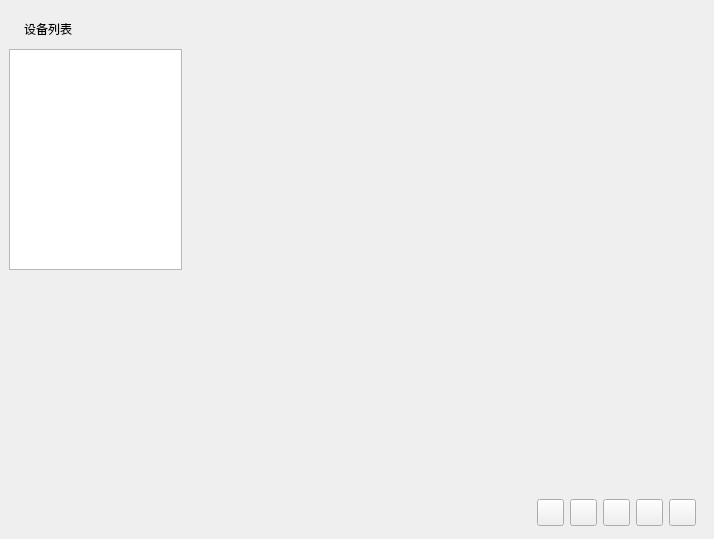
<?xml version="1.0" encoding="UTF-8"?>
<ui version="4.0">
 <class>playWidget</class>
 <widget class="QWidget" name="playWidget">
  <property name="geometry">
   <rect>
    <x>0</x>
    <y>0</y>
    <width>714</width>
    <height>539</height>
   </rect>
  </property>
  <property name="windowTitle">
   <string>Form</string>
  </property>
  <layout class="QHBoxLayout" name="horizontalLayout">
   <property name="spacing">
    <number>0</number>
   </property>
   <property name="leftMargin">
    <number>0</number>
   </property>
   <property name="topMargin">
    <number>0</number>
   </property>
   <property name="rightMargin">
    <number>0</number>
   </property>
   <property name="bottomMargin">
    <number>0</number>
   </property>
   <item>
    <widget class="QWidget" name="widget" native="true">
     <layout class="QHBoxLayout" name="horizontalLayout_2" stretch="1,3">
      <item>
       <widget class="QWidget" name="leftWidget" native="true">
        <layout class="QVBoxLayout" name="verticalLayout_2">
         <property name="spacing">
          <number>0</number>
         </property>
         <property name="leftMargin">
          <number>0</number>
         </property>
         <property name="topMargin">
          <number>0</number>
         </property>
         <property name="rightMargin">
          <number>0</number>
         </property>
         <property name="bottomMargin">
          <number>0</number>
         </property>
         <item>
          <widget class="QWidget" name="devicelistWgt" native="true">
           <property name="minimumSize">
            <size>
             <width>0</width>
             <height>0</height>
            </size>
           </property>
           <layout class="QVBoxLayout" name="verticalLayout_3">
            <property name="spacing">
             <number>0</number>
            </property>
            <property name="leftMargin">
             <number>0</number>
            </property>
            <property name="topMargin">
             <number>0</number>
            </property>
            <property name="rightMargin">
             <number>0</number>
            </property>
            <property name="bottomMargin">
             <number>0</number>
            </property>
            <item>
             <layout class="QHBoxLayout" name="horizontalLayout_4">
              <property name="spacing">
               <number>0</number>
              </property>
              <item>
               <spacer name="horizontalSpacer_2">
                <property name="orientation">
                 <enum>Qt::Horizontal</enum>
                </property>
                <property name="sizeType">
                 <enum>QSizePolicy::Maximum</enum>
                </property>
                <property name="sizeHint" stdset="0">
                 <size>
                  <width>15</width>
                  <height>20</height>
                 </size>
                </property>
               </spacer>
              </item>
              <item>
               <widget class="QLabel" name="label">
                <property name="minimumSize">
                 <size>
                  <width>0</width>
                  <height>40</height>
                 </size>
                </property>
                <property name="styleSheet">
                 <string notr="true">#label{
   font:14px &quot;微软雅黑&quot;;
}</string>
                </property>
                <property name="text">
                 <string>设备列表</string>
                </property>
               </widget>
              </item>
             </layout>
            </item>
            <item>
             <widget class="QListWidget" name="listWidget"/>
            </item>
           </layout>
          </widget>
         </item>
         <item>
          <spacer name="verticalSpacer">
           <property name="orientation">
            <enum>Qt::Vertical</enum>
           </property>
           <property name="sizeHint" stdset="0">
            <size>
             <width>20</width>
             <height>257</height>
            </size>
           </property>
          </spacer>
         </item>
        </layout>
       </widget>
      </item>
      <item>
       <widget class="QWidget" name="rightWidget" native="true">
        <layout class="QVBoxLayout" name="verticalLayout">
         <property name="spacing">
          <number>0</number>
         </property>
         <property name="leftMargin">
          <number>0</number>
         </property>
         <property name="topMargin">
          <number>0</number>
         </property>
         <property name="rightMargin">
          <number>0</number>
         </property>
         <property name="bottomMargin">
          <number>0</number>
         </property>
         <item>
          <widget class="QWidget" name="gidWidget" native="true">
           <layout class="QGridLayout" name="gridLayout">
            <item row="0" column="0">
             <widget class="QStackedWidget" name="stackedWidget1">
              <widget class="QWidget" name="normalPage1"/>
              <widget class="QWidget" name="playPage1"/>
             </widget>
            </item>
            <item row="0" column="1">
             <widget class="QStackedWidget" name="stackedWidget2">
              <widget class="QWidget" name="normalPage2"/>
              <widget class="QWidget" name="playPage2"/>
             </widget>
            </item>
            <item row="1" column="0">
             <widget class="QStackedWidget" name="stackedWidget3">
              <widget class="QWidget" name="normalPage3"/>
              <widget class="QWidget" name="playPage3"/>
             </widget>
            </item>
            <item row="1" column="1">
             <widget class="QStackedWidget" name="stackedWidget4">
              <widget class="QWidget" name="normalPage4"/>
              <widget class="QWidget" name="playPage4"/>
             </widget>
            </item>
           </layout>
          </widget>
         </item>
         <item>
          <widget class="QWidget" name="bottomWidget" native="true">
           <property name="minimumSize">
            <size>
             <width>0</width>
             <height>40</height>
            </size>
           </property>
           <property name="maximumSize">
            <size>
             <width>16777215</width>
             <height>40</height>
            </size>
           </property>
           <layout class="QHBoxLayout" name="horizontalLayout_3">
            <item>
             <spacer name="horizontalSpacer">
              <property name="orientation">
               <enum>Qt::Horizontal</enum>
              </property>
              <property name="sizeHint" stdset="0">
               <size>
                <width>40</width>
                <height>20</height>
               </size>
              </property>
             </spacer>
            </item>
            <item>
             <widget class="QPushButton" name="originBtn">
              <property name="minimumSize">
               <size>
                <width>27</width>
                <height>27</height>
               </size>
              </property>
              <property name="maximumSize">
               <size>
                <width>27</width>
                <height>27</height>
               </size>
              </property>
              <property name="text">
               <string/>
              </property>
             </widget>
            </item>
            <item>
             <widget class="QPushButton" name="defaultBtn">
              <property name="minimumSize">
               <size>
                <width>27</width>
                <height>27</height>
               </size>
              </property>
              <property name="maximumSize">
               <size>
                <width>27</width>
                <height>27</height>
               </size>
              </property>
              <property name="text">
               <string/>
              </property>
             </widget>
            </item>
            <item>
             <widget class="QPushButton" name="singleBtn">
              <property name="minimumSize">
               <size>
                <width>27</width>
                <height>27</height>
               </size>
              </property>
              <property name="maximumSize">
               <size>
                <width>27</width>
                <height>27</height>
               </size>
              </property>
              <property name="text">
               <string/>
              </property>
             </widget>
            </item>
            <item>
             <widget class="QPushButton" name="fourBtn">
              <property name="minimumSize">
               <size>
                <width>27</width>
                <height>27</height>
               </size>
              </property>
              <property name="maximumSize">
               <size>
                <width>27</width>
                <height>27</height>
               </size>
              </property>
              <property name="text">
               <string/>
              </property>
             </widget>
            </item>
            <item>
             <widget class="QPushButton" name="fullscreemBtn">
              <property name="minimumSize">
               <size>
                <width>27</width>
                <height>27</height>
               </size>
              </property>
              <property name="maximumSize">
               <size>
                <width>27</width>
                <height>27</height>
               </size>
              </property>
              <property name="text">
               <string/>
              </property>
             </widget>
            </item>
           </layout>
          </widget>
         </item>
        </layout>
       </widget>
      </item>
     </layout>
    </widget>
   </item>
  </layout>
 </widget>
 <resources/>
 <connections/>
</ui>
